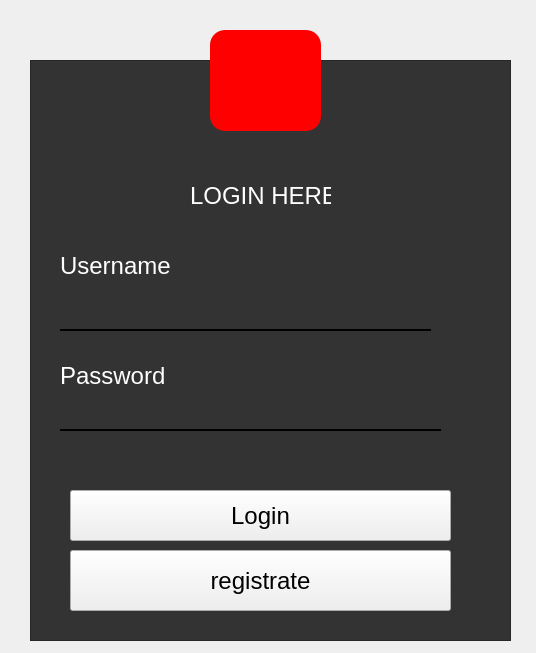
<?xml version="1.0" encoding="UTF-8"?>
<ui version="4.0">
 <class>Form</class>
 <widget class="QWidget" name="Form">
  <property name="geometry">
   <rect>
    <x>0</x>
    <y>0</y>
    <width>536</width>
    <height>653</height>
   </rect>
  </property>
  <property name="windowTitle">
   <string>Form</string>
  </property>
  <property name="styleSheet">
   <string notr="true">*{
	font-family: &quot;Century Gothic&quot;;
	font-size: 24px;
}

QFrame
{
	background:  #333;
}

#Form{
	background: url(images/warning.png) no-repeat;
}

QLabel{
	color: white;
}
QLineEdit{
	background: transparent;
	border:none;
	color: white;
	border-bottom: 2px solid black;
}
</string>
  </property>
  <widget class="QFrame" name="frame">
   <property name="geometry">
    <rect>
     <x>30</x>
     <y>60</y>
     <width>481</width>
     <height>581</height>
    </rect>
   </property>
   <property name="frameShape">
    <enum>QFrame::StyledPanel</enum>
   </property>
   <property name="frameShadow">
    <enum>QFrame::Raised</enum>
   </property>
   <widget class="QLabel" name="label">
    <property name="geometry">
     <rect>
      <x>160</x>
      <y>110</y>
      <width>141</width>
      <height>51</height>
     </rect>
    </property>
    <property name="text">
     <string>LOGIN HERE</string>
    </property>
   </widget>
   <widget class="QPushButton" name="login">
    <property name="geometry">
     <rect>
      <x>40</x>
      <y>430</y>
      <width>381</width>
      <height>51</height>
     </rect>
    </property>
    <property name="styleSheet">
     <string notr="true">:hover{
    background-color: yellow;
}</string>
    </property>
    <property name="text">
     <string>Login</string>
    </property>
   </widget>
   <widget class="QLineEdit" name="password">
    <property name="geometry">
     <rect>
      <x>30</x>
      <y>340</y>
      <width>381</width>
      <height>31</height>
     </rect>
    </property>
    <property name="text">
     <string/>
    </property>
    <property name="echoMode">
     <enum>QLineEdit::Password</enum>
    </property>
   </widget>
   <widget class="QLineEdit" name="login1">
    <property name="geometry">
     <rect>
      <x>30</x>
      <y>240</y>
      <width>371</width>
      <height>31</height>
     </rect>
    </property>
    <property name="text">
     <string/>
    </property>
   </widget>
   <widget class="QLabel" name="label_2">
    <property name="geometry">
     <rect>
      <x>30</x>
      <y>190</y>
      <width>171</width>
      <height>31</height>
     </rect>
    </property>
    <property name="text">
     <string>Username</string>
    </property>
   </widget>
   <widget class="QLabel" name="label_3">
    <property name="geometry">
     <rect>
      <x>30</x>
      <y>300</y>
      <width>141</width>
      <height>31</height>
     </rect>
    </property>
    <property name="text">
     <string>Password</string>
    </property>
   </widget>
   <widget class="QPushButton" name="registrate">
    <property name="geometry">
     <rect>
      <x>40</x>
      <y>490</y>
      <width>381</width>
      <height>61</height>
     </rect>
    </property>
    <property name="styleSheet">
     <string notr="true">:hover{
    background-color: yellow;
}</string>
    </property>
    <property name="text">
     <string>registrate</string>
    </property>
   </widget>
  </widget>
  <widget class="QPushButton" name="pushButton">
   <property name="geometry">
    <rect>
     <x>210</x>
     <y>30</y>
     <width>111</width>
     <height>101</height>
    </rect>
   </property>
   <property name="styleSheet">
    <string notr="true">background-color: red;
border-radius: 15px;</string>
   </property>
   <property name="text">
    <string/>
   </property>
   <property name="icon">
    <iconset>
     <normaloff>lic.png</normaloff>lic.png</iconset>
   </property>
   <property name="iconSize">
    <size>
     <width>50</width>
     <height>150</height>
    </size>
   </property>
  </widget>
 </widget>
 <tabstops>
  <tabstop>login1</tabstop>
  <tabstop>password</tabstop>
  <tabstop>login</tabstop>
  <tabstop>registrate</tabstop>
  <tabstop>pushButton</tabstop>
 </tabstops>
 <resources/>
 <connections/>
</ui>
